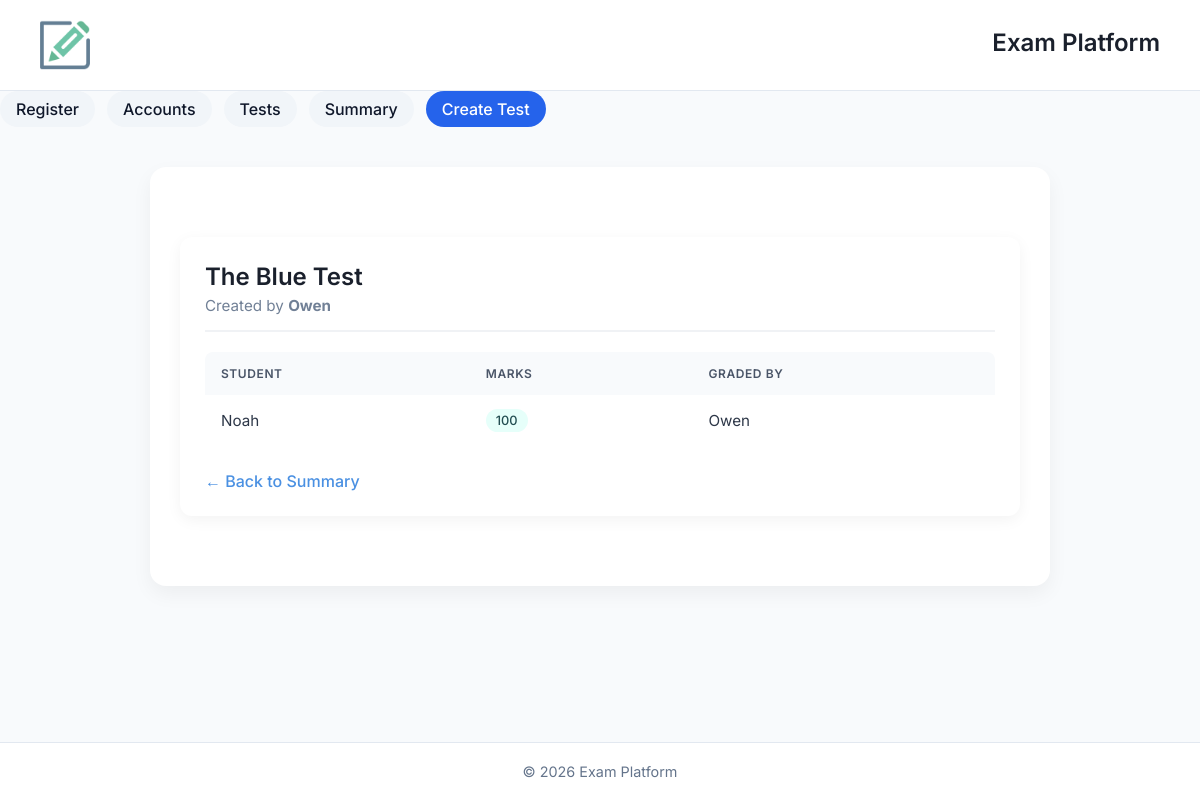
The page /test/1/summary on the database as committed earlier.
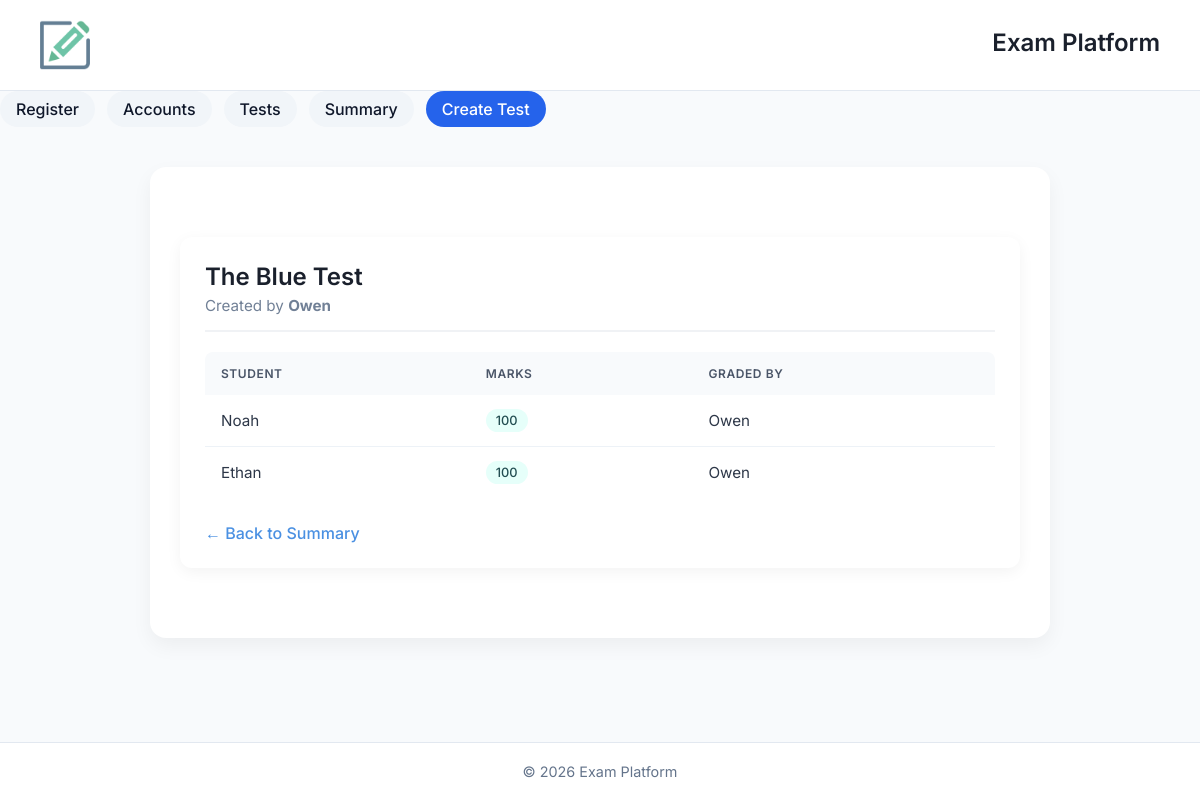
The same page on the database as committed later.
### app/models/submission.py (models this page shows)
class Submission(db.Model):
    __tablename__ = "submissions"
    id = db.Column(db.Integer, primary_key=True)
    test_id = db.Column(db.Integer, db.ForeignKey("tests.id"))
    student_id = db.Column(db.Integer, db.ForeignKey("users.id"))
    marks = db.Column(db.Integer)
    graded_by = db.Column(db.Integer, db.ForeignKey("users.id"))
    submitted_at = db.Column(db.DateTime, default=db.func.current_timestamp())
    is_late = db.Column(db.Boolean, default=False)
    test = db.relationship("Test", back_populates="submissions")
    student = db.relationship("User", back_populates="submissions", foreign_keys=[student_id])
    grader = db.relationship("User", back_populates="graded_submissions", foreign_keys=[graded_by])
    answers = db.relationship("Answer", back_populates="submission", lazy=True)

### app/models/user.py (models this page shows)
class User(db.Model):
    __tablename__ = "users"
    id = db.Column(db.Integer, primary_key=True)
    name = db.Column(db.String(100))
    email = db.Column(db.String(100))
    role = db.Column(db.Enum("student", "teacher"))
    created_at = db.Column(db.DateTime, default=db.func.current_timestamp())
    submissions = db.relationship("Submission", back_populates="student", foreign_keys="Submission.student_id")
    graded_submissions = db.relationship("Submission", back_populates="grader", foreign_keys="Submission.graded_by")
    tests_created = db.relationship("Test", back_populates="teacher")

### app/routes/routes.py (the view)
@bp.route("/test/<int:test_id>/summary")
def test_summary(test_id):
    test = Test.query.get_or_404(test_id)
    submissions = Submission.query.filter_by(test_id=test.id).all()
    return render_template("test_summary.html", test=test, submissions=submissions)

### app/templates/test_summary.html (shortened to what this page needs)
{% extends "base.html" %}
{% block content %}
<div class="results-card">
    <div class="header-section">
        <h1>{{ test.title }}</h1>
        <p class="meta-info">Created by <strong>{{ test.teacher.name }}</strong></p>
    </div>
    <table>
        <thead>
            <tr>
                <th>Student</th>
                <th>Marks</th>
                <th>Graded By</th>
            </tr>
        </thead>
        <tbody>
            {% for submission in submissions %}
            <tr>
                <td>{{ submission.student.name }}</td>
                <td>
                    {% if submission.marks %}
                        <span class="status-badge status-graded">{{ submission.marks }}</span>
                    {% else %}
                        <span class="status-badge status-pending">Not graded</span>
                    {% endif %}
                </td>
                <td>
                    {% if submission.graded_by %}
                        {{ submission.grader.name }}
                    {% else %}
                        <span style="color: #a0aec0;">—</span>
                    {% endif %}
                </td>
            </tr>
            {% endfor %}
        </tbody>
    </table>
    <a href="/tests/summary" class="back-btn">← Back to Summary</a>
</div>
{% endblock %}

Rows that differ between the two databases and show on the page:
added Submission: student.name "Ethan", marks "100", grader.name "Owen"
